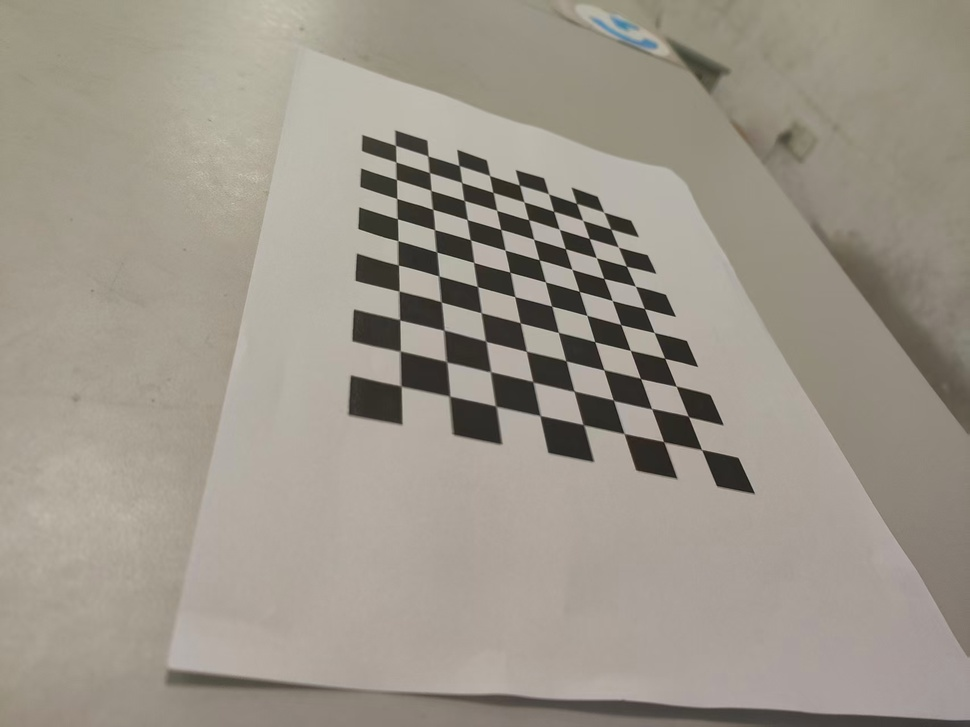
#> input picture scripts/CameraCalibration/Color/cc (1).jpg, 970 x 727 px, shrunk from 1706 x 1279 before the run; its folder holds only this picture in this run
$ python camera_calibration.py
#> lines starting #> are read from the running program, lines starting #| are printed output that depends on the picture; after the words box and inside, x2 and y2 are one past the last pixel; in counts of white or black regions, pixels touching at a corner belong together; long printed decimals are rounded
import cv2
import numpy as np
import glob
import os

# 棋盘格参数
CHECKERBOARD = (11, 8)  # 棋盘格内角点数量 (rows, columns)
square_size = 174.0  # 棋盘格方块的实际尺寸（单位：毫米）

# 存储棋盘格角点的世界坐标和图像坐标
obj_points = []  # 3D点
img_points = []  # 2D点

# 生成棋盘格的世界坐标
objp = np.zeros((CHECKERBOARD[0] * CHECKERBOARD[1], 3), np.float32)
objp[:, :2] = np.mgrid[0:CHECKERBOARD[0], 0:CHECKERBOARD[1]].T.reshape(-1, 2) * square_size

# 读取棋盘格图像（默认读取与本脚本同级目录下的 Color 文件夹）
script_dir = os.path.dirname(os.path.abspath(__file__))
images_dir = os.path.join(script_dir, 'Color')
# 支持常见的图片扩展名
images = sorted([p for ext in ('*.jpg', '*.jpeg', '*.png')
                 for p in glob.glob(os.path.join(images_dir, ext))])

if not images:
    print(f"未找到棋盘格图像，请检查 '{images_dir}' 路径和图像格式（支持 jpg/jpeg/png）。")
    exit()

# 检测角点
for fname in images:
    img = cv2.imread(fname)
#> img is the input picture: shape (727, 970, 3); mean B, G, R 137.9, 149.1, 156
    gray = cv2.cvtColor(img, cv2.COLOR_BGR2GRAY)

    # 查找棋盘格角点
    ret, corners = cv2.findChessboardCorners(gray, CHECKERBOARD, None)
#> ret = True; corners = 88 rows, first 8: [399, 384.6], [400.6, 350.1], [400.4, 320.4], [398.6, 290.8], [398.5, 265.2], [397.8, 240.4], [397.5, 219], [396.7, 198.6]

    if ret:
        obj_points.append(objp)
        corners_refined = cv2.cornerSubPix(gray, corners, (11, 11), (-1, -1), (cv2.TERM_CRITERIA_EPS + cv2.TERM_CRITERIA_MAX_ITER, 30, 0.001))
#> corners_refined = 88 rows, first 8: [401, 386.1], [400.2, 351.2], [399.7, 319.7], [399, 291.1], [398.3, 264.9], [397.9, 240.7], [397.4, 218.7], [396.7, 198.5]
        img_points.append(corners_refined)

        # 可视化角点
        cv2.drawChessboardCorners(img, CHECKERBOARD, corners_refined, ret)
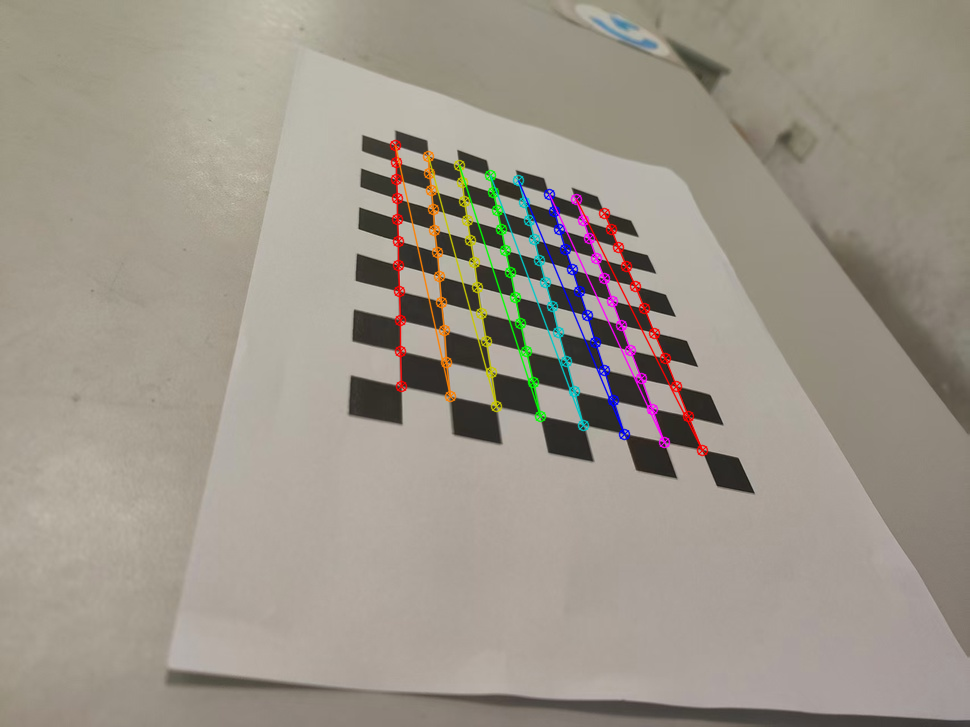
#> img: shape (727, 970, 3); 2.52% of pixels changed, all inside (x1, y1, x2, y2) = (389, 139, 709, 457)
        cv2.imshow('Chessboard Corners', img)
        cv2.waitKey(500)  # 显示500毫秒

cv2.destroyAllWindows()

# 标定相机
if len(obj_points) > 0:
    # gray.shape[::-1] 返回 (width, height)
    image_size = gray.shape[::-1]
#> image_size = (970, 727)
    ret, camera_matrix, dist_coeffs, rvecs, tvecs = cv2.calibrateCamera(obj_points, img_points, image_size, None, None)
#> ret = 0.694; camera_matrix = [[768.4, 0, 528.4], [0, 946.9, 343.9], [0, 0, 1]]; dist_coeffs = [[0.427, -12.51, -0.0211, -0.00547, 97.96]]; rvecs = ([-0.477, -1.06, -1.39],); tvecs = ([-445, 119.7, 2701.8],)

    # 输出标定结果
    print("相机内参矩阵 (camera_matrix):")
    print(camera_matrix)
#| [[768.362   0.         528.449]
#|  [  0.         946.875 343.900 ]
#|  [  0.           0.           1.        ]]
    print("\n畸变系数 (dist_coeffs):")
    print(dist_coeffs)
#| [[ 4.27218749e-01 -1.25097090e+01 -2.11123005e-02 -5.46670151e-03
#|    9.79564226e+01]]
    print(f"\n标定图像分辨率: {image_size[0]} × {image_size[1]}")
#| 标定图像分辨率: 970 × 727

    # 保存标定结果（包含分辨率信息）
    np.savez('calibration_results.npz',
             camera_matrix=camera_matrix,
             dist_coeffs=dist_coeffs,
             resolution=image_size)
    print("标定结果已保存到 'calibration_results.npz'")
else:
    print("未检测到足够的棋盘格角点，请检查图像质量或棋盘格参数。")

$ run again, on scripts/CameraCalibration/Color/cc (13).jpg
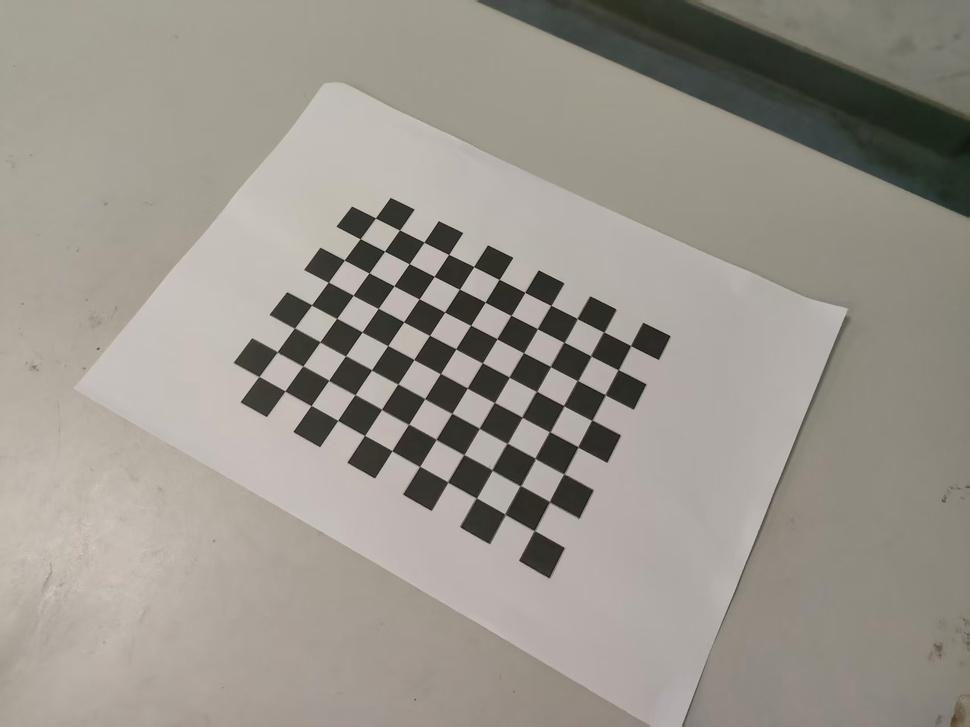
#> input picture scripts/CameraCalibration/Color/cc (13).jpg, 970 x 727 px, shrunk from 1706 x 1279 before the run
#> img is the input picture: shape (727, 970, 3); mean B, G, R 140.3, 148.6, 153.6
#> `ret, corners = cv2.findChessboardCorners(gray, CHECKERBOARD, None)`: ret = True; corners = 88 rows, first 8: [534.4, 530.5], [504.9, 514.2], [476.5, 498], [447.7, 482.1], [419.7, 466.4], [392, 450.7], [364.5, 435.5], [337.7, 420.4]
#> corners_refined = 88 rows, first 8: [534.4, 530.6], [504.9, 514.2], [476.4, 497.9], [447.7, 482.1], [419.6, 466.3], [391.9, 450.7], [364.6, 435.4], [337.6, 420.4]
#> `cv2.drawChessboardCorners(img, CHECKERBOARD, corners_refined, ret)`:
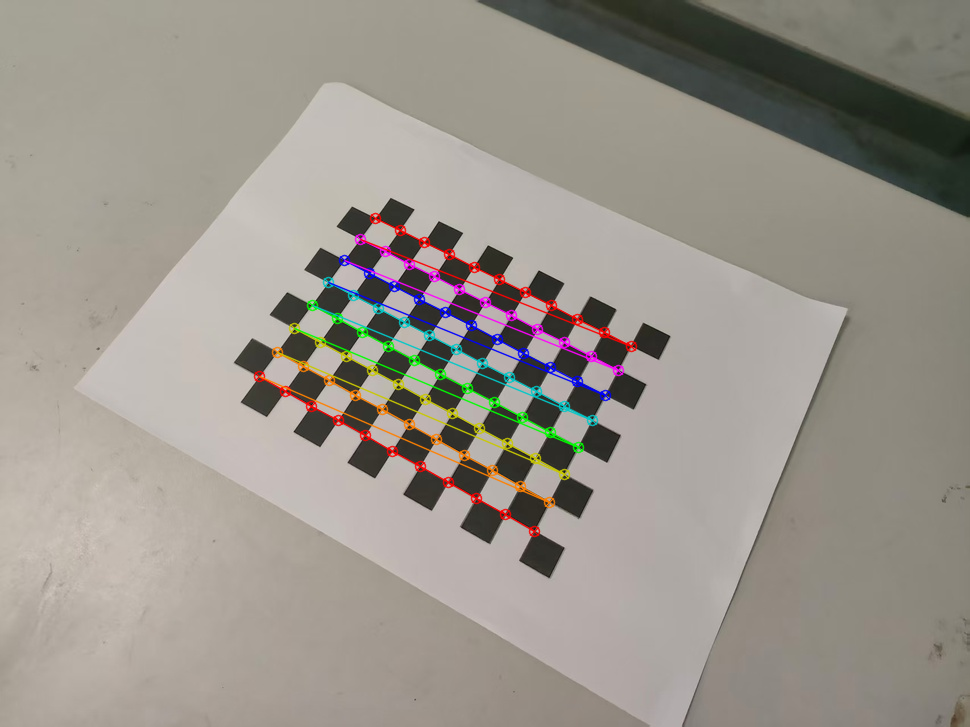
#> img: shape (727, 970, 3); 2.67% of pixels changed, all inside (x1, y1, x2, y2) = (253, 212, 638, 538)
#> `ret, camera_matrix, dist_coeffs, rvecs, tvecs = cv2.calibrateCamera(ob..`: ret = 0.184; camera_matrix = [[975, 0, 473.4], [0, 1044.1, 342.2], [0, 0, 1]]; dist_coeffs = [[-0.666, 24.02, -0.0111, -0.00835, -253.9]]; rvecs = ([-0.165, -0.727, -2.54],); tvecs = ([318.5, 919.3, 5034.2],)
#| [[9.74954278e+02 0.00000000e+00 4.73396197e+02]
#|  [0.00000000e+00 1.04408070e+03 3.42191141e+02]
#|  [0.00000000e+00 0.00000000e+00 1.00000000e+00]]
#| [[-6.65501512e-01  2.40204321e+01 -1.11194419e-02 -8.34649661e-03
#|   -2.53931996e+02]]
#| 标定图像分辨率: 970 × 727

$ run again, on scripts/CameraCalibration/Color/cc (14).jpg
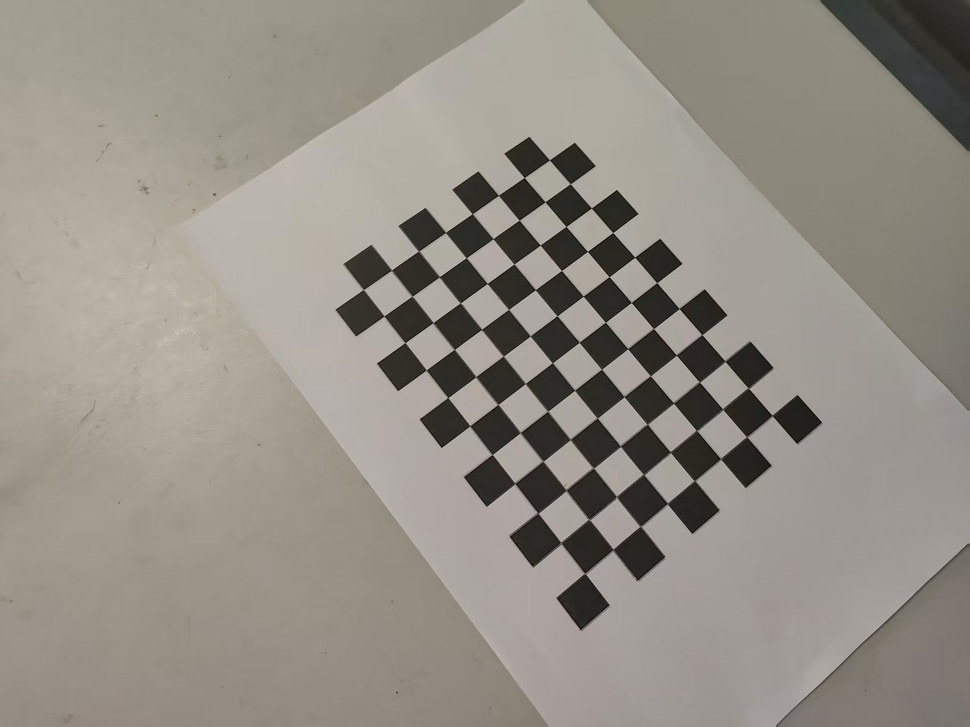
#> input picture scripts/CameraCalibration/Color/cc (14).jpg, 970 x 727 px, shrunk from 1706 x 1279 before the run
#> img is the input picture: shape (727, 970, 3); mean B, G, R 134.5, 142.9, 148.5
#> `ret, corners = cv2.findChessboardCorners(gray, CHECKERBOARD, None)`: ret = True; corners = 88 rows, first 8: [584.7, 573.2], [560.8, 542.5], [537.7, 513.2], [514.9, 483.4], [492.3, 454.5], [469.8, 425.8], [447.8, 397.6], [426.3, 370]
#> corners_refined = 88 rows, first 8: [584.7, 573.4], [561.1, 542.7], [538, 513.2], [514.9, 483.4], [492.2, 454.5], [469.9, 425.7], [447.8, 397.6], [426.3, 369.9]
#> `cv2.drawChessboardCorners(img, CHECKERBOARD, corners_refined, ret)`:
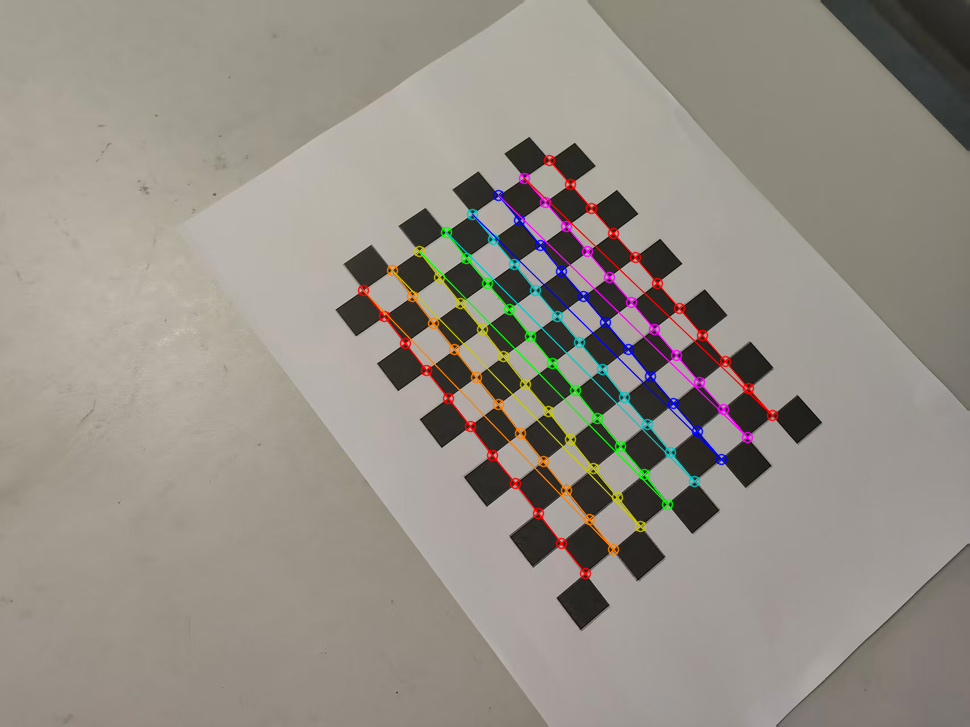
#> img: shape (727, 970, 3); 2.67% of pixels changed, all inside (x1, y1, x2, y2) = (357, 154, 779, 580)
#> `ret, camera_matrix, dist_coeffs, rvecs, tvecs = cv2.calibrateCamera(ob..`: ret = 0.242; camera_matrix = [[1000.4, 0, 465.6], [0, 1013.9, 293.2], [0, 0, 1]]; dist_coeffs = [[0.261, -4.25, -0.0145, -0.00613, 22.04]]; rvecs = ([-0.141, -0.427, -2.19],); tvecs = ([554, 1286.1, 4617.1],)
#| [[1.00036290e+03 0.00000000e+00 4.65581221e+02]
#|  [0.00000000e+00 1.01385258e+03 2.93214481e+02]
#|  [0.00000000e+00 0.00000000e+00 1.00000000e+00]]
#| [[ 2.60846424e-01 -4.24870262e+00 -1.44596867e-02 -6.13010880e-03
#|    2.20369755e+01]]
#| 标定图像分辨率: 970 × 727

$ run again, on scripts/CameraCalibration/Color/cc (2).jpg
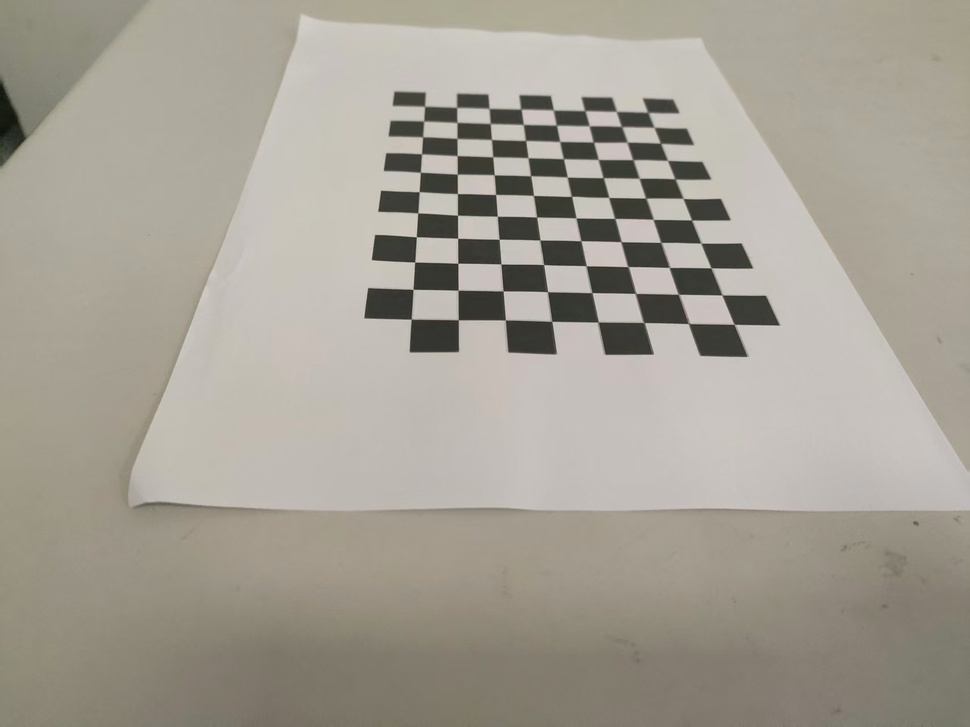
#> input picture scripts/CameraCalibration/Color/cc (2).jpg, 970 x 727 px, shrunk from 1706 x 1279 before the run
#> img is the input picture: shape (727, 970, 3); mean B, G, R 148.5, 159.2, 164.2
#> `ret, corners = cv2.findChessboardCorners(gray, CHECKERBOARD, None)`: ret = True; corners = 88 rows, first 8: [647.6, 112.2], [654.1, 127.4], [660.5, 143.3], [667.5, 160.3], [674.8, 178.9], [683.1, 198.4], [691.5, 220.1], [700.9, 243.1]
#> corners_refined = 88 rows, first 8: [647.8, 112.3], [653.9, 127.3], [660.5, 143.2], [667.5, 160.4], [675, 178.9], [683, 198.4], [691.6, 220], [700.8, 243.1]
#> `cv2.drawChessboardCorners(img, CHECKERBOARD, corners_refined, ret)`:
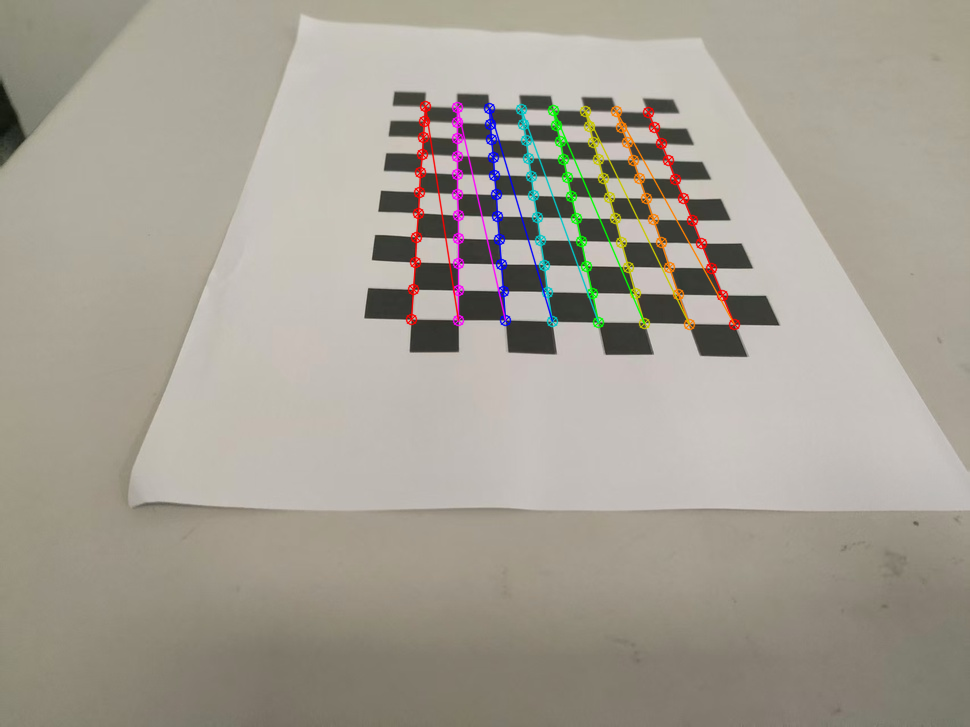
#> img: shape (727, 970, 3); 2.33% of pixels changed, all inside (x1, y1, x2, y2) = (405, 100, 741, 331)
#> `ret, camera_matrix, dist_coeffs, rvecs, tvecs = cv2.calibrateCamera(ob..`: ret = 0.326; camera_matrix = [[802.1, 0, 454.7], [0, 1002.6, 430.9], [0, 0, 1]]; dist_coeffs = [[0.0403, -0.79, -0.00842, -0.0238, 4.18]]; rvecs = ([-0.718, 0.709, 1.46],); tvecs = ([1065.8, -1380.9, 4345.5],)
#| [[8.02132243e+02 0.00000000e+00 4.54738754e+02]
#|  [0.00000000e+00 1.00257284e+03 4.30854200e+02]
#|  [0.00000000e+00 0.00000000e+00 1.00000000e+00]]
#| [[ 0.04026 -0.7897 -0.008423 -0.02378  4.178]]
#| 标定图像分辨率: 970 × 727

$ run again, on scripts/CameraCalibration/Color/cc (10).jpg
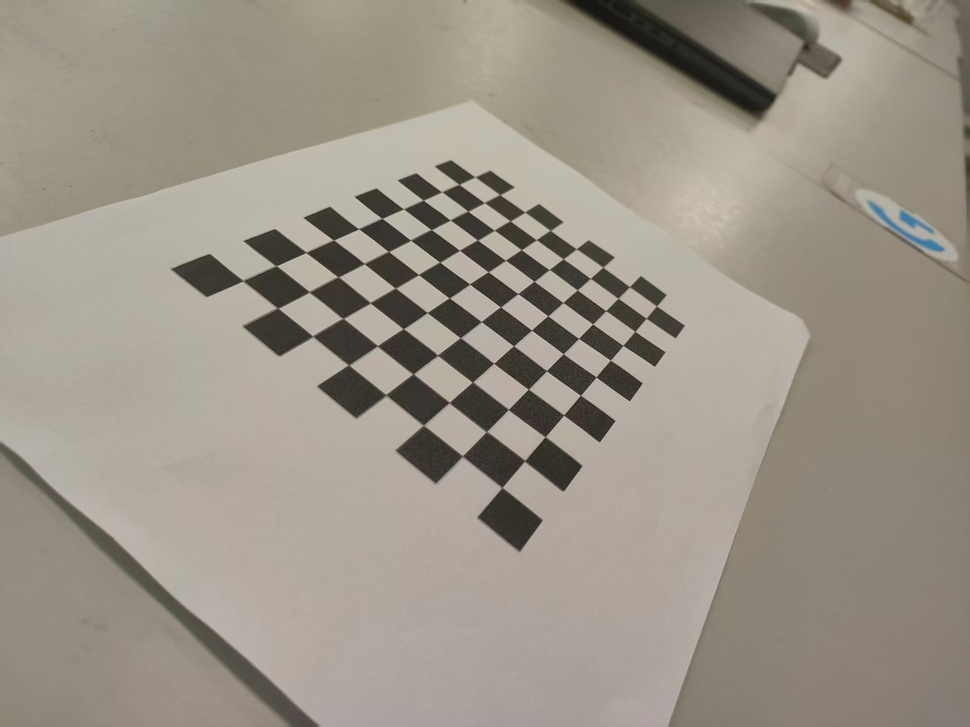
#> input picture scripts/CameraCalibration/Color/cc (10).jpg, 970 x 727 px, shrunk from 1706 x 1279 before the run
#> img is the input picture: shape (727, 970, 3); mean B, G, R 135.9, 147.4, 154.6
#> `ret, corners = cv2.findChessboardCorners(gray, CHECKERBOARD, None)`: ret = True; corners = 88 rows, first 8: [243.1, 280.6], [276.5, 265.7], [306, 252.3], [333.6, 240.2], [358.5, 228.6], [382, 218.4], [403.5, 208.9], [423.4, 200.4]
#> corners_refined = 88 rows, first 8: [242.9, 280.6], [276.3, 265.8], [306, 252.4], [333.6, 240.2], [358.6, 228.7], [382, 218.4], [403.4, 208.8], [423.3, 200.3]
#> `cv2.drawChessboardCorners(img, CHECKERBOARD, corners_refined, ret)`:
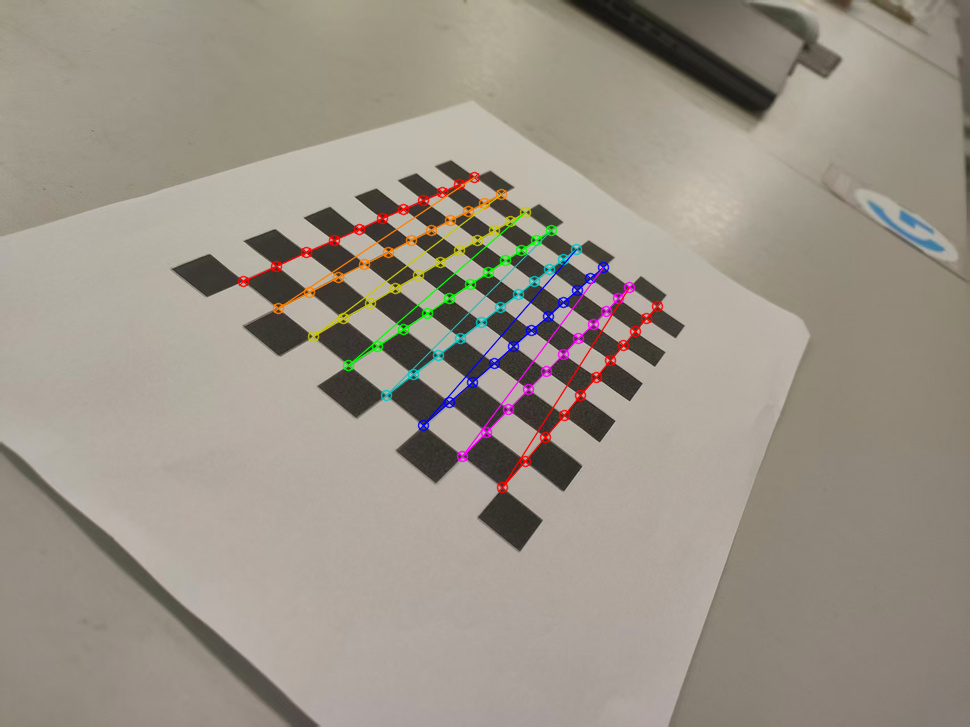
#> img: shape (727, 970, 3); 2.24% of pixels changed, all inside (x1, y1, x2, y2) = (237, 171, 664, 494)
#> `ret, camera_matrix, dist_coeffs, rvecs, tvecs = cv2.calibrateCamera(ob..`: ret = 0.319; camera_matrix = [[770.4, 0, 523], [0, 728.7, 295.1], [0, 0, 1]]; dist_coeffs = [[-0.15, 1, -0.00698, 0.0196, -1.15]]; rvecs = ([-0.573, -0.845, -0.759],); tvecs = ([-1024.2, -53.89, 2744.4],)
#| [[770.416   0.         522.953]
#|  [  0.         728.740 295.084]
#|  [  0.           0.           1.        ]]
#| [[-0.1498  1.004 -0.006979  0.01964 -1.149]]
#| 标定图像分辨率: 970 × 727
